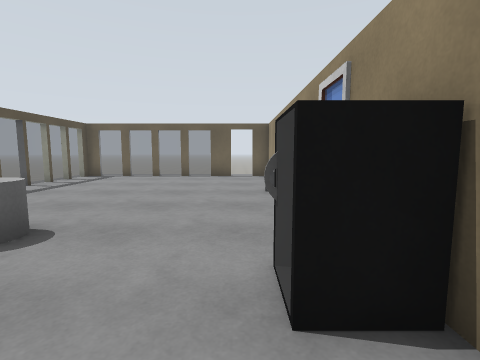
view 1 (above)

13 first-person views from a walk through a robot-simulator world made for Gazebo. The camera is 1.2 m above the floor, tilts 6° down and sees 85° across. The floor is counted in squares, 1 m on a side. Each view is taken from the middle of a square. On the plan, view 1 faces up. The plan holds only what a view shows up to about 12 squares ahead; the rest is blank. Surface patterns are stand-ins for the level's own textures.

view 2
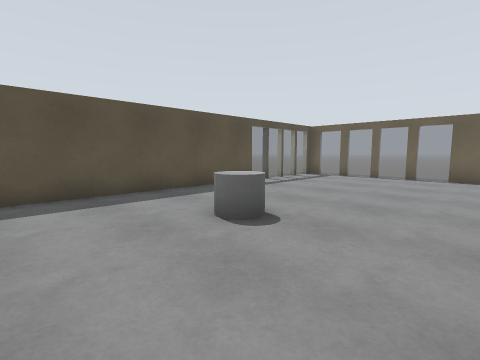

view 3
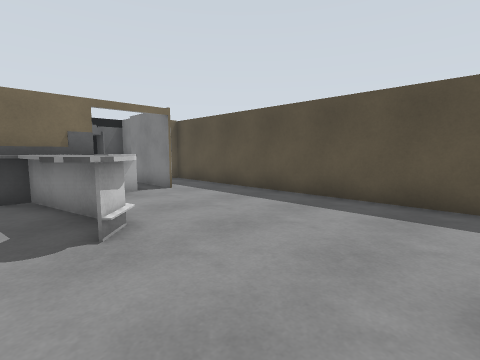

view 4
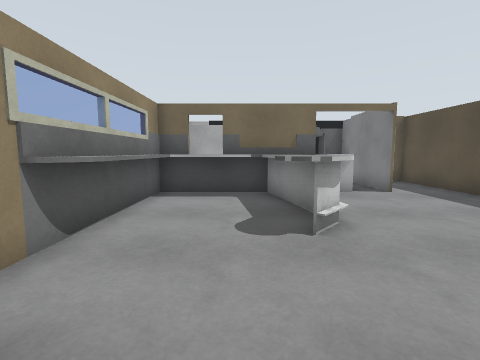

view 5
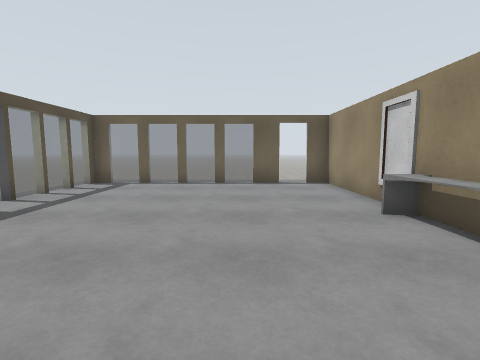

view 6
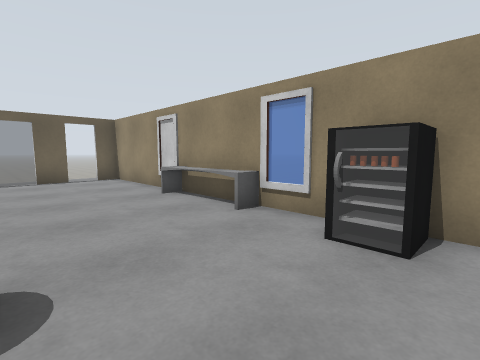

view 7
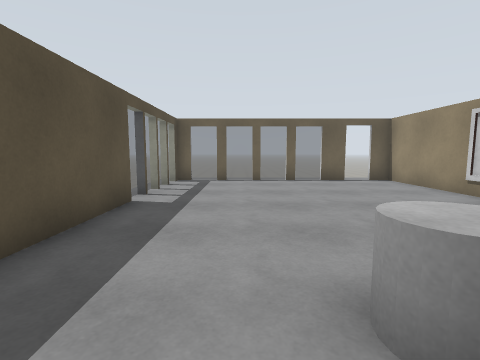

view 8
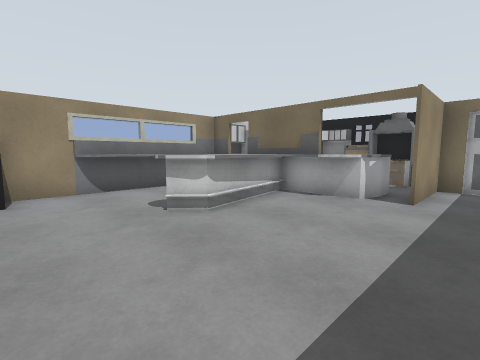

view 9
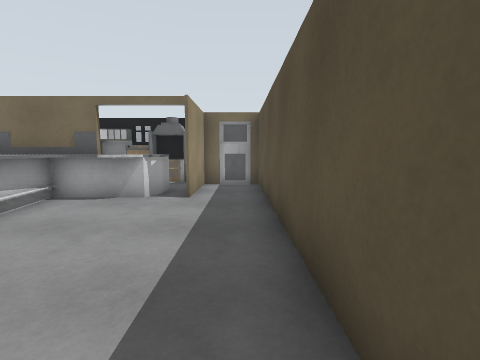

view 10
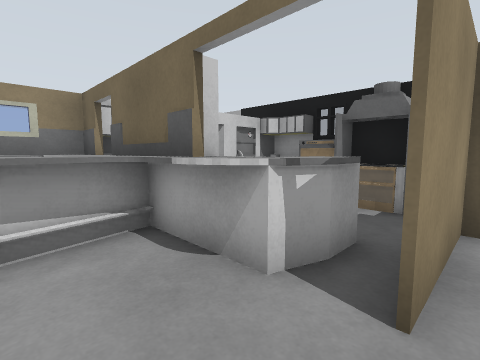

view 11
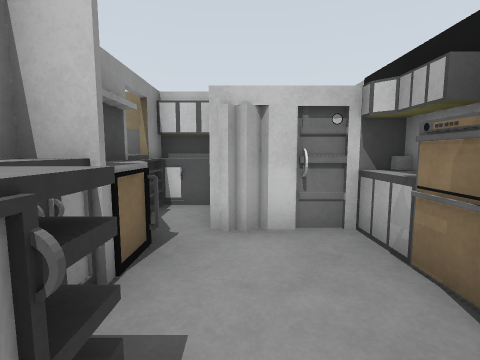

view 12
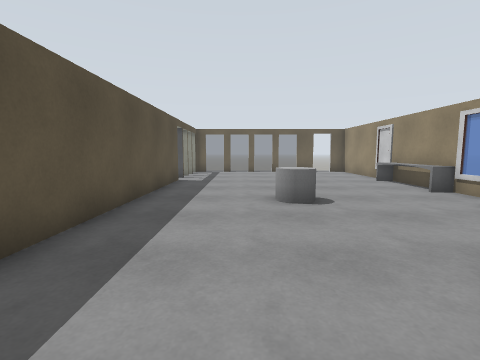

view 13
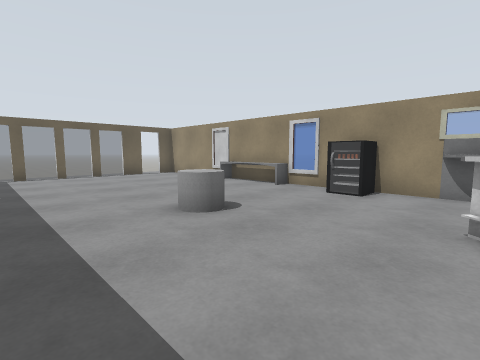

### Floor plan
Key: @ floor where view 1 was taken; # wall or solid block; . floor; = window, fence, low wall or low ledge; C grey cylinder.
Columns run from 8 left of view 1 to 2 right of it. Each row starts with its distance up from view 1.
 14  ...... ..
 13 #======#.##
 12 =.........#
 11 =.........#
 10 =.........#
  9 =.........#
  8 #........##
  7 #........=
  6 #........=
  5 #........#
  4 #...CC...==
  3 #...C.....#
  2 #.......=##
  1 #.........#
  0 #.......@##
 -1 #.....=..#
 -2 #....=#..#
 -3 #.....=..#
 -4 #.....=###
 -5 #.#.=#####
 -6 #.#.=.==##
 -7 #.#....###
 -8 ###....#
 -9   ######
-10    #####

Where each view was taken, in squares from view 1:
view 1: 0 up, 0 right, facing up
view 2: 0 up, 0 right, facing up-left
view 3: 3 up, 1 left, facing down-left
view 4: 3 up, 1 left, facing down
view 5: 3 up, 2 left, facing up
view 6: 1 up, 3 left, facing up-right
view 7: 2 up, 5 left, facing up
view 8: 2 up, 7 left, facing down-right
view 9: 2 up, 7 left, facing down
view 10: 3 down, 6 left, facing down-right
view 11: 7 down, 5 left, facing right
view 12: 3 down, 5 left, facing up
view 13: 1 down, 7 left, facing up-right
